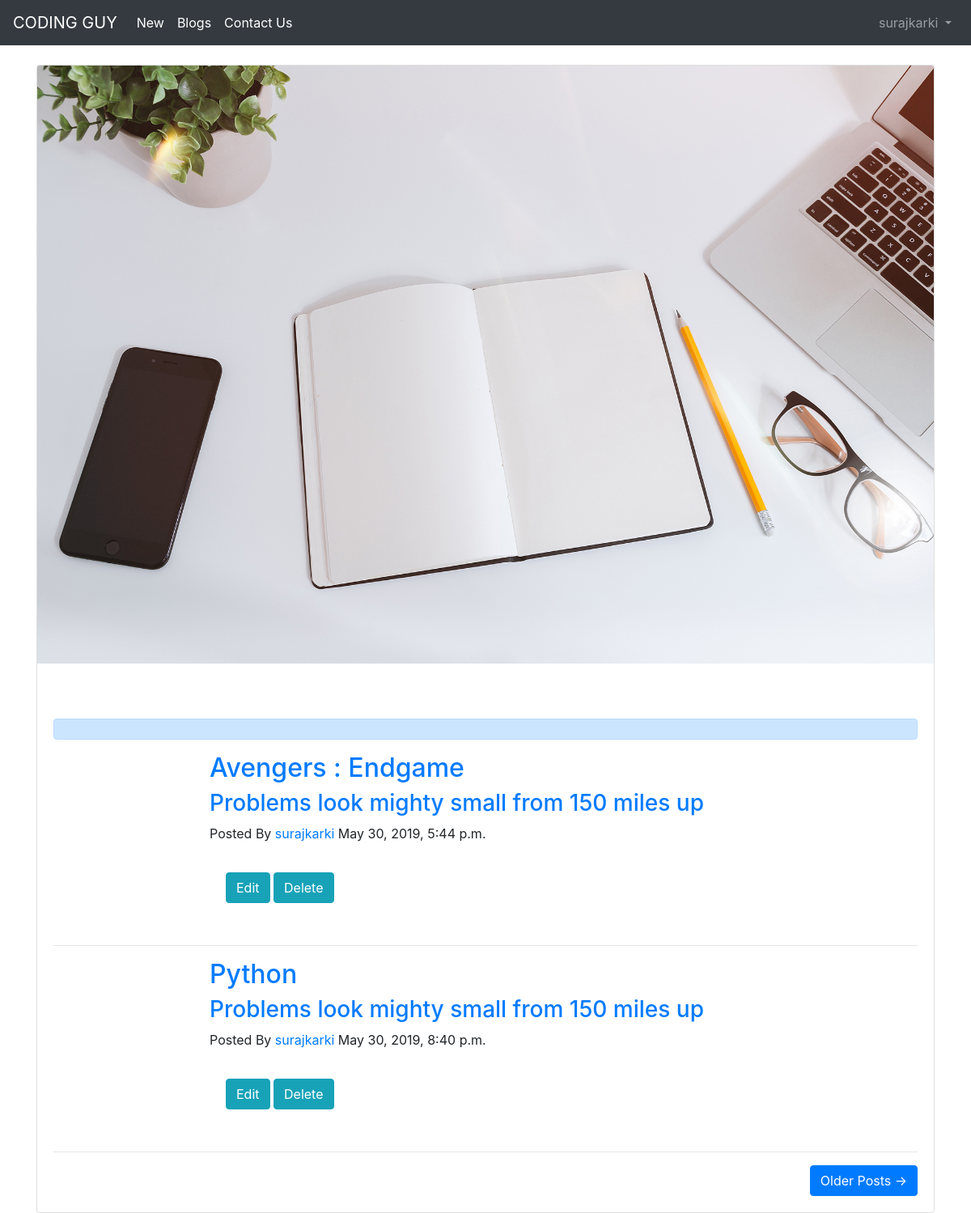
The page /articles/ (signed in) on the database as committed earlier.
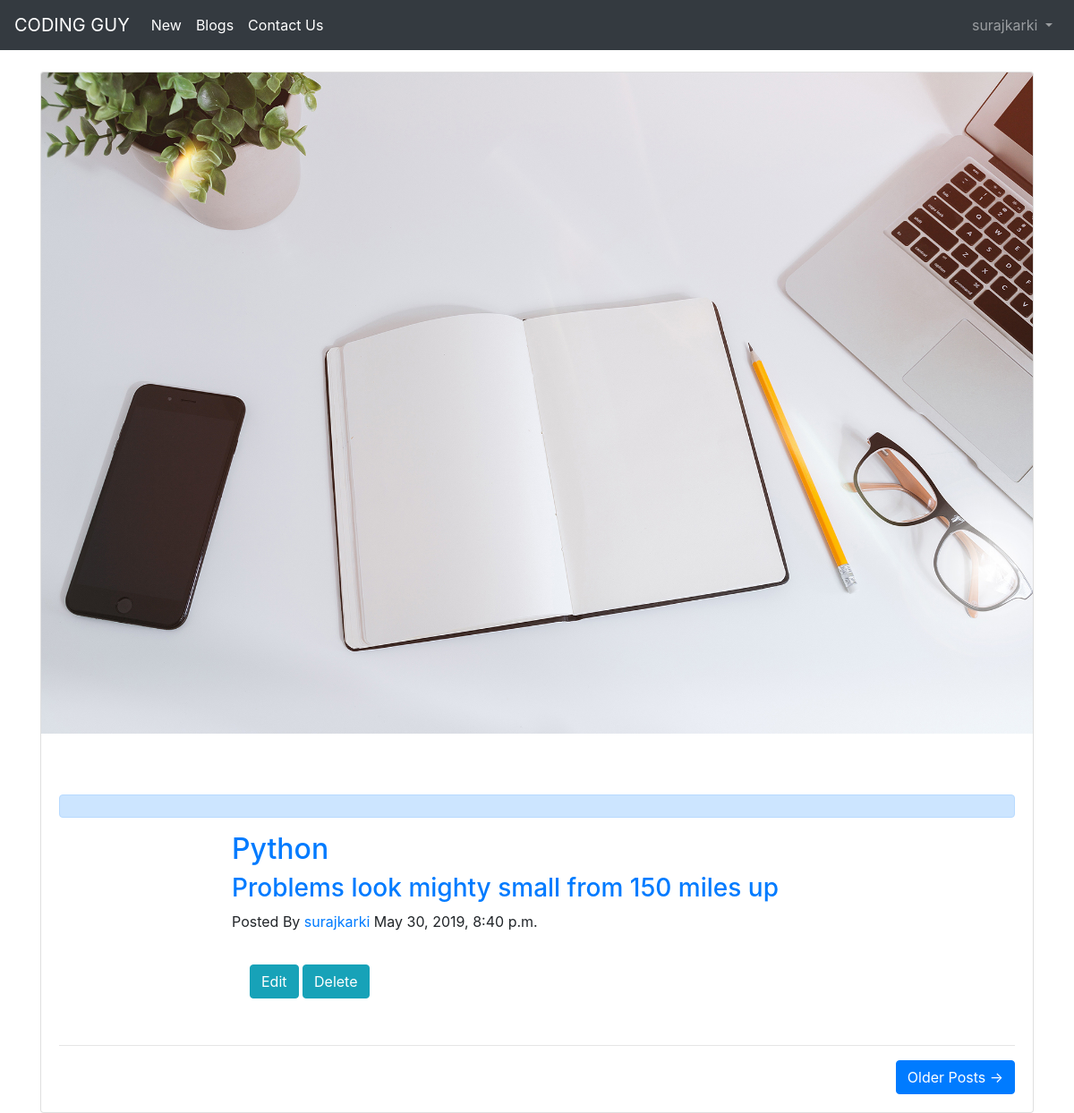
The same page on the database as committed later.
### articles/models.py (models this page shows, shortened)
class Article(models.Model):
   title = models.CharField(max_length=255)
   body = models.TextField()
   date = models.DateTimeField(auto_now_add=True)
   author = models.ForeignKey(
     get_user_model(),
     on_delete=models.CASCADE,
    )

### users/models.py (models this page shows)
class CustomUser(AbstractUser):                # Class for custom user.
    age = models.PositiveIntegerField(null=True, blank=True)

### articles/views.py (the view)
# urls.py: path('', ArticleListView.as_view(), name='article_list'),
class ArticleListView(LoginRequiredMixin,ListView):
      model = Article
      template_name = 'articles/article_list.html'
      login_url = 'login'

### articles/templates/articles/article_list.html (shortened to what this page needs)
{% extends 'users/base.html' %}
{% load static %}
{% block content %}
<div class="card">
    <img class="card-img-top" src="{% static 'users/images/home-bg.jpg' %}" alt="Card image cap">
    <div class="card-body">
    <br><br><div class="alert alert-primary" role="alert">
    </div>
    {% for article in object_list %}
        <div class="container">
            <div class="row">
                <div class="col-lg-8 col-md-10 mx-auto">
                    <div class="post-preview">
                        <a href="{% url 'article_detail' article.pk %}">
                            <h2 class="post-title">
                            {{ article.title }}
                            </h2>
                            <h3 class="post-subtitle">
                            Problems look mighty small from 150 miles up
                            </h3>
                        </a>
                        <p class="post-meta">Posted By
                            <a href="#">{{ article.author }}</a>
                        {{ article.date }}</p>
                        <div class="card-body">
                            <a href="{% url 'article_edit' article.pk %}" class="btn btn-info" role="button">Edit</a>
                            <a href="{% url 'article_delete' article.pk %}" class="btn btn-info" role="button">Delete</a></p>
                        </div>
                    </div>
                </div>
            </div>
        </div>
        <hr>
    {% endfor %}
    <div class="clearfix">
        <a class="btn btn-primary float-right" href="#">Older Posts &rarr;</a>
    </div>
</div>
</div>
</div>
{% endblock content %}

Rows that differ between the two databases and show on the page:
removed Article: title "Avengers : Endgame", author "surajkarki", date "May 30, 2019, 5:44 p.m."
